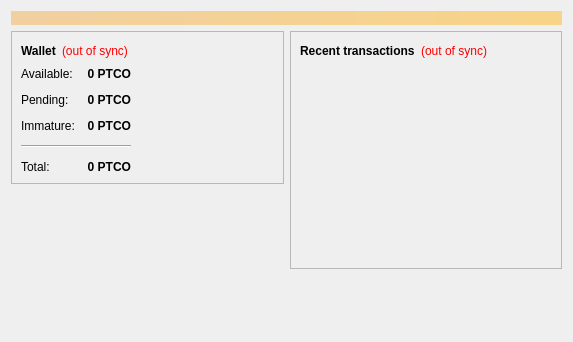
<?xml version="1.0" encoding="UTF-8"?>
<ui version="4.0">
 <class>OverviewPage</class>
 <widget class="QWidget" name="OverviewPage">
  <property name="geometry">
   <rect>
    <x>0</x>
    <y>0</y>
    <width>573</width>
    <height>342</height>
   </rect>
  </property>
  <property name="windowTitle">
   <string>Form</string>
  </property>
  <layout class="QVBoxLayout" name="topLayout">
   <item>
    <widget class="QLabel" name="labelAlerts">
     <property name="visible">
      <bool>false</bool>
     </property>
     <property name="styleSheet">
      <string notr="true">background-color: qlineargradient(x1: 0, y1: 0, x2: 1, y2: 0, stop:0 #F0D0A0, stop:1 #F8D488); color:#000000;</string>
     </property>
     <property name="wordWrap">
      <bool>true</bool>
     </property>
     <property name="margin">
      <number>3</number>
     </property>
    </widget>
   </item>
   <item>
    <layout class="QHBoxLayout" name="horizontalLayout" stretch="1,1">
     <item>
      <layout class="QVBoxLayout" name="verticalLayout_2">
       <item>
        <widget class="QFrame" name="frame">
         <property name="frameShape">
          <enum>QFrame::StyledPanel</enum>
         </property>
         <property name="frameShadow">
          <enum>QFrame::Raised</enum>
         </property>
         <layout class="QVBoxLayout" name="verticalLayout_4">
          <item>
           <layout class="QHBoxLayout" name="horizontalLayout_4">
            <item>
             <widget class="QLabel" name="label_5">
              <property name="font">
               <font>
                <weight>75</weight>
                <bold>true</bold>
               </font>
              </property>
              <property name="text">
               <string>Wallet</string>
              </property>
             </widget>
            </item>
            <item>
             <widget class="QLabel" name="labelWalletStatus">
              <property name="toolTip">
               <string>The displayed information may be out of date. Your wallet automatically synchronizes with the Platinumcoin network after a connection is established, but this process has not completed yet.</string>
              </property>
              <property name="styleSheet">
               <string notr="true">QLabel { color: red; }</string>
              </property>
              <property name="text">
               <string notr="true">(out of sync)</string>
              </property>
              <property name="alignment">
               <set>Qt::AlignLeading|Qt::AlignLeft|Qt::AlignVCenter</set>
              </property>
             </widget>
            </item>
            <item>
             <spacer name="horizontalSpacer_2">
              <property name="orientation">
               <enum>Qt::Horizontal</enum>
              </property>
              <property name="sizeHint" stdset="0">
               <size>
                <width>40</width>
                <height>20</height>
               </size>
              </property>
             </spacer>
            </item>
           </layout>
          </item>
          <item>
          <layout class="QHBoxLayout" name="horizontalLayout_3">
           <item>
           <layout class="QFormLayout" name="formLayout_2">
            <property name="fieldGrowthPolicy">
             <enum>QFormLayout::AllNonFixedFieldsGrow</enum>
            </property>
            <property name="horizontalSpacing">
             <number>12</number>
            </property>
            <property name="verticalSpacing">
             <number>12</number>
            </property>
            <item row="0" column="0">
             <widget class="QLabel" name="label">
              <property name="text">
               <string>Available:</string>
              </property>
             </widget>
            </item>
            <item row="0" column="1">
             <widget class="QLabel" name="labelBalance">
              <property name="font">
               <font>
                <weight>75</weight>
                <bold>true</bold>
               </font>
              </property>
              <property name="cursor">
               <cursorShape>IBeamCursor</cursorShape>
              </property>
              <property name="toolTip">
               <string>Your current spendable balance</string>
              </property>
              <property name="text">
               <string notr="true">0 PTCO</string>
              </property>
              <property name="alignment">
               <set>Qt::AlignRight|Qt::AlignTrailing|Qt::AlignVCenter</set>
              </property>
              <property name="textInteractionFlags">
               <set>Qt::LinksAccessibleByMouse|Qt::TextSelectableByKeyboard|Qt::TextSelectableByMouse</set>
              </property>
             </widget>
            </item>
            <item row="1" column="0">
             <widget class="QLabel" name="label_3">
              <property name="text">
               <string>Pending:</string>
              </property>
             </widget>
            </item>
            <item row="1" column="1">
             <widget class="QLabel" name="labelUnconfirmed">
              <property name="font">
               <font>
                <weight>75</weight>
                <bold>true</bold>
               </font>
              </property>
              <property name="cursor">
               <cursorShape>IBeamCursor</cursorShape>
              </property>
              <property name="toolTip">
               <string>Total of transactions that have yet to be confirmed, and do not yet count toward the spendable balance</string>
              </property>
              <property name="text">
               <string notr="true">0 PTCO</string>
              </property>
              <property name="alignment">
               <set>Qt::AlignRight|Qt::AlignTrailing|Qt::AlignVCenter</set>
              </property>
              <property name="textInteractionFlags">
               <set>Qt::LinksAccessibleByMouse|Qt::TextSelectableByKeyboard|Qt::TextSelectableByMouse</set>
              </property>
             </widget>
            </item>
            <item row="2" column="0">
             <widget class="QLabel" name="labelImmatureText">
              <property name="text">
               <string>Immature:</string>
              </property>
             </widget>
            </item>
            <item row="2" column="1">
             <widget class="QLabel" name="labelImmature">
              <property name="font">
               <font>
                <weight>75</weight>
                <bold>true</bold>
               </font>
              </property>
              <property name="toolTip">
               <string>Mined balance that has not yet matured</string>
              </property>
              <property name="text">
               <string notr="true">0 PTCO</string>
              </property>
              <property name="alignment">
               <set>Qt::AlignRight|Qt::AlignTrailing|Qt::AlignVCenter</set>
              </property>
              <property name="textInteractionFlags">
               <set>Qt::LinksAccessibleByMouse|Qt::TextSelectableByKeyboard|Qt::TextSelectableByMouse</set>
              </property>
             </widget>
            </item>
            <item row="4" column="0">
             <widget class="QLabel" name="labelTotalText">
              <property name="text">
               <string>Total:</string>
              </property>
             </widget>
            </item>
            <item row="4" column="1">
             <widget class="QLabel" name="labelTotal">
              <property name="font">
               <font>
                <weight>75</weight>
                <bold>true</bold>
               </font>
              </property>
              <property name="cursor">
               <cursorShape>IBeamCursor</cursorShape>
              </property>
              <property name="toolTip">
               <string>Your current total balance</string>
              </property>
              <property name="text">
               <string notr="true">0 PTCO</string>
              </property>
              <property name="alignment">
               <set>Qt::AlignRight|Qt::AlignTrailing|Qt::AlignVCenter</set>
              </property>
              <property name="textInteractionFlags">
               <set>Qt::LinksAccessibleByMouse|Qt::TextSelectableByKeyboard|Qt::TextSelectableByMouse</set>
              </property>
             </widget>
            </item>
            <item row="3" column="0" colspan="2">
             <widget class="Line" name="line">
              <property name="orientation">
               <enum>Qt::Horizontal</enum>
              </property>
             </widget>
            </item>
           </layout>
          </item>
            <item>
             <spacer name="horizontalSpacer_3">
              <property name="orientation">
               <enum>Qt::Horizontal</enum>
              </property>
              <property name="sizeHint" stdset="0">
               <size>
                <width>40</width>
                <height>20</height>
               </size>
              </property>
             </spacer>
            </item>
           </layout>
          </item>
         </layout>
        </widget>
       </item>
       <item>
        <spacer name="verticalSpacer">
         <property name="orientation">
          <enum>Qt::Vertical</enum>
         </property>
         <property name="sizeHint" stdset="0">
          <size>
           <width>20</width>
           <height>40</height>
          </size>
         </property>
        </spacer>
       </item>
      </layout>
     </item>
     <item>
      <layout class="QVBoxLayout" name="verticalLayout_3">
       <item>
        <widget class="QFrame" name="frame_2">
         <property name="frameShape">
          <enum>QFrame::StyledPanel</enum>
         </property>
         <property name="frameShadow">
          <enum>QFrame::Raised</enum>
         </property>
         <layout class="QVBoxLayout" name="verticalLayout">
          <item>
           <layout class="QHBoxLayout" name="horizontalLayout_2">
            <item>
             <widget class="QLabel" name="label_4">
              <property name="text">
               <string>&lt;b&gt;Recent transactions&lt;/b&gt;</string>
              </property>
             </widget>
            </item>
            <item>
             <widget class="QLabel" name="labelTransactionsStatus">
              <property name="toolTip">
               <string>The displayed information may be out of date. Your wallet automatically synchronizes with the Platinumcoin network after a connection is established, but this process has not completed yet.</string>
              </property>
              <property name="styleSheet">
               <string notr="true">QLabel { color: red; }</string>
              </property>
              <property name="text">
               <string notr="true">(out of sync)</string>
              </property>
              <property name="alignment">
               <set>Qt::AlignRight|Qt::AlignTrailing|Qt::AlignVCenter</set>
              </property>
             </widget>
            </item>
            <item>
             <spacer name="horizontalSpacer">
              <property name="orientation">
               <enum>Qt::Horizontal</enum>
              </property>
              <property name="sizeHint" stdset="0">
               <size>
                <width>40</width>
                <height>20</height>
               </size>
              </property>
             </spacer>
            </item>
           </layout>
          </item>
          <item>
           <widget class="QListView" name="listTransactions">
            <property name="styleSheet">
             <string notr="true">QListView { background: transparent; }</string>
            </property>
            <property name="frameShape">
             <enum>QFrame::NoFrame</enum>
            </property>
            <property name="verticalScrollBarPolicy">
             <enum>Qt::ScrollBarAlwaysOff</enum>
            </property>
            <property name="horizontalScrollBarPolicy">
             <enum>Qt::ScrollBarAlwaysOff</enum>
            </property>
            <property name="selectionMode">
             <enum>QAbstractItemView::NoSelection</enum>
            </property>
           </widget>
          </item>
         </layout>
        </widget>
       </item>
       <item>
        <spacer name="verticalSpacer_2">
         <property name="orientation">
          <enum>Qt::Vertical</enum>
         </property>
         <property name="sizeHint" stdset="0">
          <size>
           <width>20</width>
           <height>40</height>
          </size>
         </property>
        </spacer>
       </item>
      </layout>
     </item>
    </layout>
   </item>
  </layout>
 </widget>
 <resources/>
 <connections/>
</ui>
